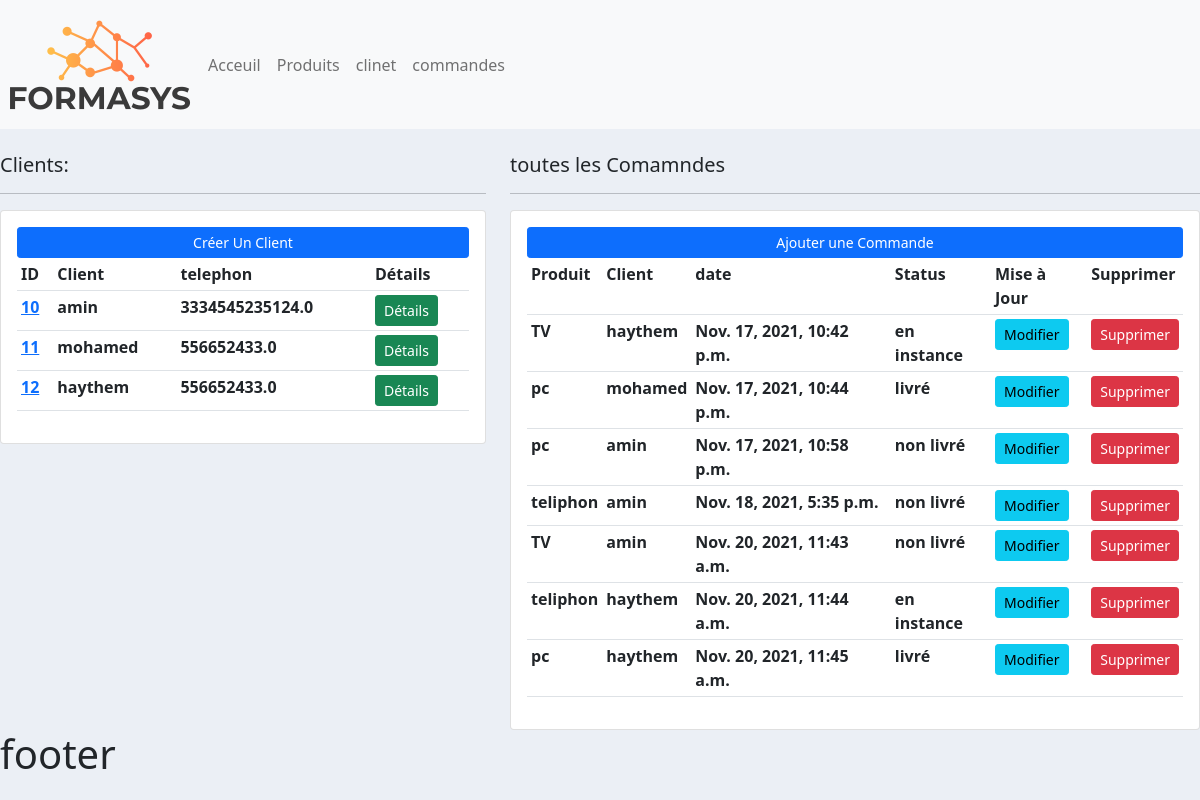
The page / on the database its author committed.
### client/models.py (models this page shows)
class Client(models.Model):
    nom=models.CharField(max_length=200,null=True)
    telephon=models.CharField(max_length=200,null=True)
    dete_creation=models.DateTimeField(auto_now_add=True,null=True)
    def __str__(self):
                return self.nom

### commande/models.py (models this page shows)
class Commande(models.Model):
        STATUS=(('en instance','en instance'),
                ('non livré','non livré'),
                ('livré','livré'))
        client=models.ForeignKey(Client,null=True,on_delete=models.SET_NULL)
        produit=models.ForeignKey(Produit,null=True,on_delete=models.SET_NULL)
        status=models.CharField(max_length=200,null=True,choices=STATUS)
        dete_creation=models.DateTimeField(auto_now_add=True,null=True)

### produit/models.py (models this page shows)
class Produit(models.Model):
    nom=models.CharField(max_length=200,null=True)
    prix=models.FloatField(null=True)
    dete_creation=models.DateTimeField(auto_now_add=True,null=True)
    tag=models.ManyToManyField(Tag)
    def __str__(self):
        return self.nom

### produit/views.py (the view)
# urls.py: path('',views.home,name='acceuil')
def home(request):
    Commandes=Commande.objects.all()
    clients=Client.objects.all()
    context={'Commandes':Commandes,'clients':clients}
    return render(request, 'produit/acceuil.html',context)

### templates/produit/acceuil.html
{% extends 'main.html'%}
{% block contenu %}
<br />
<div class="row">
  <div class="col-md-5">
    <h5>Clients:</h5>
    <hr />
    <div class="card card-body">
      <a class="btn btn-primary btn-sm btn-block" href="">Créer Un Client</a>
      <table class="table table-sm">
        <tr>
          <th>ID</th>
          <th>Client</th>
          <th>telephon</th>
          <th>Détails</th>
        </tr>
        {% for Client in clients %}
        <tr>
          <th><a  href="{% url 'client' Client.id%}">{{Client.id}}</a></th>
          <th>{{Client.nom}}</th>
          <th>{{Client.telephon}}</th>
          <th><a class='btn btn-sm btn-success'href="{% url 'client' Client.id%}">Détails</a></th>
        </tr>
        {% endfor %}
      </table>
    </div>
  </div>
  <div class="col-md-7">
    <h5>toutes les Comamndes</h5>
    <hr />
    <div class="card card-body">
      <a class="btn btn-primary btn-sm btn-block" href="{% url 'ajout_commande' %}"
        >Ajouter une Commande</a>
      <table class="table table-sm">
        <tr>
          <th>Produit</th>
          <th>Client</th>
          <th>date</th>
          <th>Status</th>
          <th>Mise à Jour</th>
          <th>Supprimer</th>
        </tr>
        {% for Commande in Commandes %}
        <tr>
          <th>{{Commande.produit}}</th>
          <th>{{Commande.client}}</th>
          <th>{{Commande.dete_creation}}</th>
          <th>{{Commande.status}}</th>
          <th><a class='btn btn-sm btn-info'href="{% url  'modifier_commande' Commande.id %}">Modifier</a></th>
          <th><a class='btn btn-sm btn-danger'href="{% url  'supprimer_commande' Commande.id %}">Supprimer</a></th>
          </tr>
        {% endfor %}
      </table>
    </div>
  </div>
</div>
{% endblock %}

### templates/main.html (shortened to what this page needs)
{% load static %}
<!DOCTYPE html>
<html>
    <head>
        <link rel="stylesheet" href="https://cdn.jsdelivr.net/npm/bootstrap@5.1.3/dist/css/bootstrap.min.css">
    <link rel="stylesheet" type="text/css" href="{% static 'css/main.css' %}">
    </head>
    <body>
    {% include 'base/navbar.html'%}
        {% block contenu %}
        {% endblock  %}
    <h1>footer</h1>
    </body>
</html>

### templates/base/navbar.html (shortened to what this page needs)
{% load static %}
<nav class="navbar navbar-expand-lg navbar-light bg-light">
    <img src="{% static 'images/logo.png'%}"  alt="">
  <div class="collapse navbar-collapse" id="navbarNav">
    <ul class="navbar-nav">
      <li class="nav-item active">
        <a class="nav-link" href="#">Acceuil</a>
      </li>
      <li class="nav-item">
        <a class="nav-link" href="#">Produits</a>
      </li>
      <li class="nav-item">
        <a class="nav-link" href="#">clinet</a>
      </li>
      <li class="nav-item">
        <a class="nav-link" href="#">commandes</a>
      </li>
    </ul>
  </div>
</nav>

### static/css/main.css (style rules this page uses)
body { background-color: #ebeff5; }

### rows shown on the page
Client: id "10", nom "amin", telephon "3334545235124.0"
Client: id "11", nom "mohamed", telephon "556652433.0"
Client: id "12", nom "haythem", telephon "556652433.0"
Commande: produit "TV", client "haythem", dete_creation "Nov. 17, 2021, 10:42 p.m.", status "en instance"
Commande: produit "pc", client "mohamed", dete_creation "Nov. 17, 2021, 10:44 p.m.", status "livré"
Commande: produit "pc", client "amin", dete_creation "Nov. 17, 2021, 10:58 p.m.", status "non livré"
Commande: produit "teliphon", client "amin", dete_creation "Nov. 18, 2021, 5:35 p.m.", status "non livré"
Commande: produit "TV", client "amin", dete_creation "Nov. 20, 2021, 11:43 a.m.", status "non livré"
Commande: produit "teliphon", client "haythem", dete_creation "Nov. 20, 2021, 11:44 a.m.", status "en instance"
Commande: produit "pc", client "haythem", dete_creation "Nov. 20, 2021, 11:45 a.m.", status "livré"
